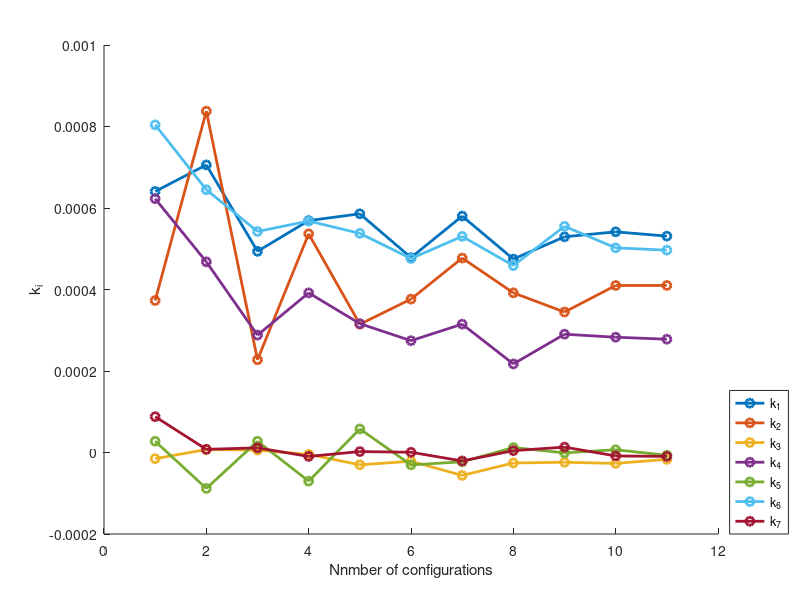

Reproduce this figure in MATLAB. (Note: this script raises an error after producing the figure.)
load('x_2.mat');
plot(x(:,22),'-o', 'LineWidth',2);
hold on
plot(x(:,23),'-o', 'LineWidth',2);
plot(x(:,24),'-o', 'LineWidth',2);
plot(x(:,25),'-o', 'LineWidth',2);
plot(x(:,26),'-o', 'LineWidth',2);
plot(x(:,27),'-o', 'LineWidth',2);
plot(x(:,28),'-o', 'LineWidth',2);
box off;
xlabel('Nnmber of configurations');
ylabel('k_i');
legend('k_1','k_2','k_3','k_4','k_5','k_6',...
'k_7','Location','southeastoutside');
matlab2tikz('k_1.tex');